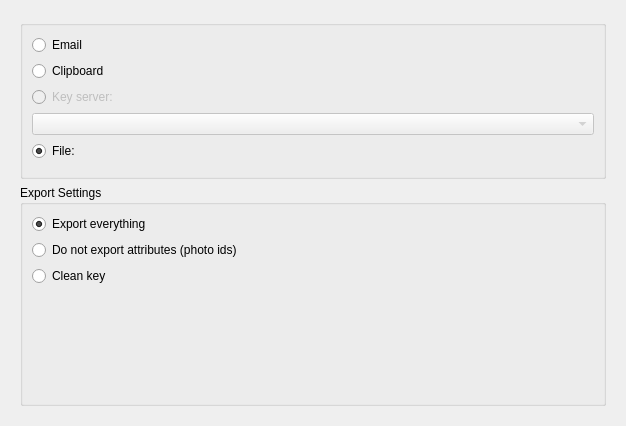
<?xml version="1.0" encoding="UTF-8"?>
<ui version="4.0">
 <class>KeyExport</class>
 <widget class="QWidget" name="KeyExport">
  <property name="geometry">
   <rect>
    <x>0</x>
    <y>0</y>
    <width>626</width>
    <height>411</height>
   </rect>
  </property>
  <property name="sizePolicy">
   <sizepolicy hsizetype="Preferred" vsizetype="Preferred">
    <horstretch>0</horstretch>
    <verstretch>0</verstretch>
   </sizepolicy>
  </property>
  <property name="minimumSize">
   <size>
    <width>350</width>
    <height>0</height>
   </size>
  </property>
  <layout class="QVBoxLayout">
   <item>
    <widget class="QWidget" name="widget" native="true">
     <layout class="QVBoxLayout" name="verticalLayout">
      <item>
       <widget class="QGroupBox" name="buttonGroup2">
        <property name="title">
         <string/>
        </property>
        <layout class="QVBoxLayout">
         <item>
          <widget class="QRadioButton" name="checkMail">
           <property name="text">
            <string comment="Export a key via email">Email</string>
           </property>
          </widget>
         </item>
         <item>
          <widget class="QRadioButton" name="checkClipboard">
           <property name="text">
            <string>Clipboard</string>
           </property>
          </widget>
         </item>
         <item>
          <widget class="QRadioButton" name="checkServer">
           <property name="enabled">
            <bool>false</bool>
           </property>
           <property name="toolTip">
            <string>You must define at least one keyserver in settings before you can export to one.</string>
           </property>
           <property name="text">
            <string>Key server:</string>
           </property>
          </widget>
         </item>
         <item>
          <widget class="KComboBox" name="destServer">
           <property name="enabled">
            <bool>false</bool>
           </property>
          </widget>
         </item>
         <item>
          <widget class="QRadioButton" name="checkFile">
           <property name="text">
            <string>File:</string>
           </property>
           <property name="checked">
            <bool>true</bool>
           </property>
          </widget>
         </item>
         <item>
          <widget class="KUrlRequester" name="newFilename">
           <property name="enabled">
            <bool>true</bool>
           </property>
          </widget>
         </item>
        </layout>
       </widget>
      </item>
      <item>
       <widget class="QGroupBox" name="buttonGroup3">
        <property name="title">
         <string>Export Settings</string>
        </property>
        <layout class="QVBoxLayout">
         <item>
          <widget class="QRadioButton" name="checkAttrAll">
           <property name="text">
            <string>Export everything</string>
           </property>
           <property name="checked">
            <bool>true</bool>
           </property>
          </widget>
         </item>
         <item>
          <widget class="QRadioButton" name="checkAttrPhoto">
           <property name="text">
            <string>Do not export attributes (photo ids)</string>
           </property>
          </widget>
         </item>
         <item>
          <widget class="QRadioButton" name="checkAttrClean">
           <property name="text">
            <string comment="@option:radio Exports the smallest key possible. Maps to export-minimal option of gpg">Clean key</string>
           </property>
          </widget>
         </item>
         <item>
          <spacer>
           <property name="orientation">
            <enum>Qt::Vertical</enum>
           </property>
           <property name="sizeType">
            <enum>QSizePolicy::Minimum</enum>
           </property>
           <property name="sizeHint" stdset="0">
            <size>
             <width>602</width>
             <height>108</height>
            </size>
           </property>
          </spacer>
         </item>
        </layout>
       </widget>
      </item>
     </layout>
    </widget>
   </item>
  </layout>
 </widget>
 <customwidgets>
  <customwidget>
   <class>KComboBox</class>
   <extends>QComboBox</extends>
   <header>kcombobox.h</header>
  </customwidget>
  <customwidget>
   <class>KUrlRequester</class>
   <extends>QFrame</extends>
   <header>kurlrequester.h</header>
  </customwidget>
 </customwidgets>
 <includes>
  <include location="local">kpushbutton.h</include>
 </includes>
 <resources/>
 <connections>
  <connection>
   <sender>checkServer</sender>
   <signal>toggled(bool)</signal>
   <receiver>destServer</receiver>
   <slot>setEnabled(bool)</slot>
   <hints>
    <hint type="sourcelabel">
     <x>72</x>
     <y>69</y>
    </hint>
    <hint type="destinationlabel">
     <x>95</x>
     <y>106</y>
    </hint>
   </hints>
  </connection>
  <connection>
   <sender>checkFile</sender>
   <signal>toggled(bool)</signal>
   <receiver>newFilename</receiver>
   <slot>setEnabled(bool)</slot>
   <hints>
    <hint type="sourcelabel">
     <x>39</x>
     <y>133</y>
    </hint>
    <hint type="destinationlabel">
     <x>48</x>
     <y>159</y>
    </hint>
   </hints>
  </connection>
 </connections>
</ui>
